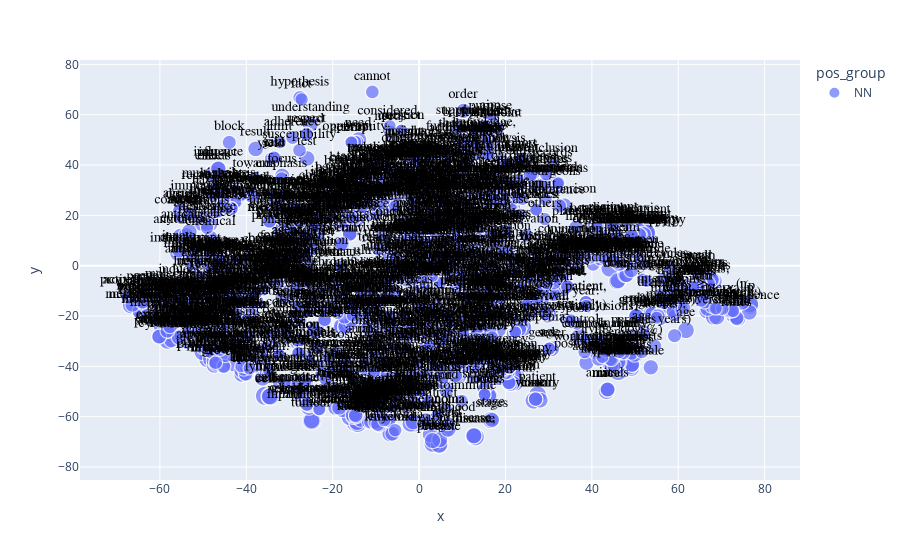

Write notebook code for a chart like this one.
### Code cell
px.scatter(coords[coords['pos_group'] == "NN"].reset_index(), 'x', 'y', 
           text='term_str', 
           color='pos_group', 
           hover_name='term_str',          
           size='size',
           height=1000).update_traces(
                mode='markers+text', 
                textfont=dict(color='black', size=14, family='Arial'),
                textposition='top center')

### Figure 1 — Plotly figure (JSON) as saved in the notebook; plotly's stock layout.template omitted (floating-point values rounded to 4 significant figures; data arrays with more than 128 entries replaced by an {"elided": "..."} marker saying what was removed)
{"data": [{"hovertemplate": "<b>%{hovertext}</b><br><br>pos_group=NN<br>x=%{x}<br>y=%{y}<br>size=%{marker.size}<br>term_str=%{text}<extra></extra>", "hovertext": {"elided": "1773 str values"}, "legendgroup": "NN", "marker": {"color": "#636efa", "size": {"elided": "1773 float values"}, "sizemode": "area", "sizeref": 0.02425, "symbol": "circle"}, "mode": "markers+text", "name": "NN", "showlegend": true, "text": {"elided": "1773 str values"}, "textfont": {"color": "black", "family": "Arial", "size": 14}, "textposition": "top center", "type": "scattergl", "x": {"elided": "1773 float values"}, "xaxis": "x", "y": {"elided": "1773 float values"}, "yaxis": "y"}], "layout": {"autosize": true, "legend": {"itemsizing": "constant", "title": {"text": "pos_group"}, "tracegroupgap": 0}, "margin": {"t": 60}, "xaxis": {"anchor": "y", "autorange": true, "domain": [0, 1], "range": [-77.15, 86.65], "title": {"text": "x"}, "type": "linear"}, "yaxis": {"anchor": "x", "autorange": true, "domain": [0, 1], "range": [-81.87, 79.16], "title": {"text": "y"}, "type": "linear"}}}
